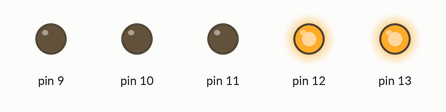
Simulated run of this sketch. Board: Arduino Uno, built with avr-gcc and run on an emulated ATmega328P. Shown: output pins drawn as LEDs (lit = HIGH).

Above: at 0.5 s.
At 1.5 s:
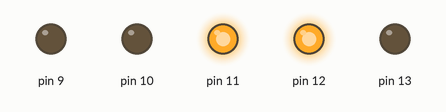
At 2.5 s:
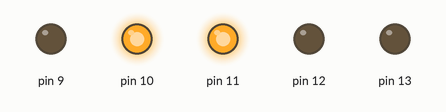
At 3.5 s:
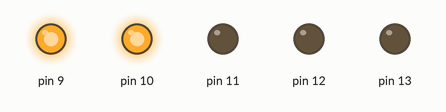
At 4.5 s:
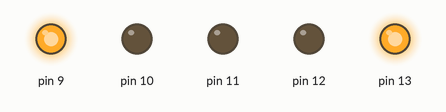
Timing chart, 0 to 6.5 s (numbered marks = the images above):
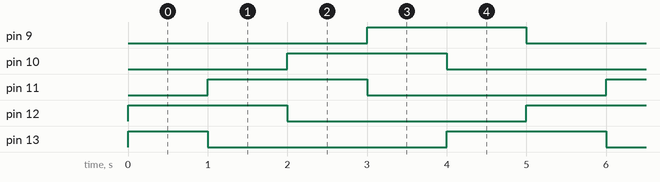

The sketch:

BlinkingLights.ino
```cpp
#include <Beginner_LED.h>


// global-scope variable
dig_LED arrayOfLed[5];
//Note: use globals sparingly (they are easily misued causing bugs)

void setup()
{
  // initialize as output pin (only needed once).
  int index = 4;
  for(int i = 9; i < 14; i++){
  arrayOfLed[index].setup_LED(i);
  index -=1;
  }

}

void loop()
{
  int w = 1000;
  arrayOfLed[4].switch_off();
  arrayOfLed[0].switch_on();
  arrayOfLed[1].switch_on();
  delay(w);
  arrayOfLed[0].switch_off();
  arrayOfLed[2].switch_on();
  delay(w);
  arrayOfLed[1].switch_off();
  arrayOfLed[3].switch_on();
  delay(w);
  arrayOfLed[2].switch_off();
  arrayOfLed[4].switch_on();
  delay(w);
  arrayOfLed[3].switch_off();
  arrayOfLed[0].switch_on();
  delay(w);

}
```

Measured:
- by itself, pin 9–12: alternates HIGH for 2.0 s and LOW for 3.0 s
- by itself, pin 13: repeats every 5.0 s: LOW 3.0 s, HIGH 2.0 s
- by itself, everything shown: repeats every 5.0 s, in 5 steps
